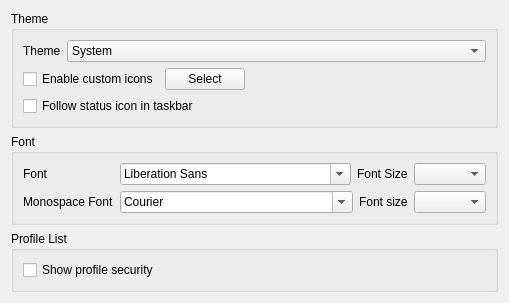
     <widget class="QWidget" name="tab_appearance">
      <attribute name="title">
       <string>Appearance</string>
      </attribute>
      <layout class="QVBoxLayout" name="verticalLayout_appearance">
       <item>
        <widget class="QGroupBox" name="theme_box">
         <property name="title">
          <string>Theme</string>
         </property>
         <layout class="QGridLayout" name="gridLayout_theme">
          <item row="0" column="0">
           <widget class="QLabel" name="label_8">
            <property name="sizePolicy">
             <sizepolicy hsizetype="Maximum" vsizetype="Maximum">
              <horstretch>0</horstretch>
              <verstretch>0</verstretch>
             </sizepolicy>
            </property>
            <property name="text">
             <string>Theme</string>
            </property>
           </widget>
          </item>
          <item row="0" column="1">
           <widget class="QComboBox" name="theme">
            <item>
             <property name="text">
              <string notr="true">System</string>
             </property>
            </item>
           </widget>
          </item>
          <item row="1" column="0" colspan="2">
           <layout class="QHBoxLayout" name="horizontalLayout_custom_icon">
            <item>
             <widget class="QCheckBox" name="enable_custom_icon">
              <property name="text">
               <string>Enable custom icons</string>
              </property>
             </widget>
            </item>
            <item>
             <widget class="QPushButton" name="select_custom_icon">
              <property name="text">
               <string>Select</string>
              </property>
             </widget>
            </item>
            <item>
             <spacer name="horizontalSpacer_custom_icon">
              <property name="orientation">
               <enum>Qt::Orientation::Horizontal</enum>
              </property>
              <property name="sizeHint" stdset="0">
               <size>
                <width>40</width>
                <height>20</height>
               </size>
              </property>
             </spacer>
            </item>
           </layout>
          </item>
          <item row="2" column="0" colspan="2">
           <widget class="QCheckBox" name="follow_status_in_taskbar">
            <property name="toolTip">
             <string>Show the connection status icon in the dock or taskbar.</string>
            </property>
            <property name="text">
             <string>Follow status icon in taskbar</string>
            </property>
           </widget>
          </item>
         </layout>
        </widget>
       </item>
       <item>
        <widget class="QGroupBox" name="font_box">
         <property name="title">
          <string>Font</string>
         </property>
         <layout class="QGridLayout" name="gridLayout_font">
          <item row="0" column="0">
           <widget class="QLabel" name="label_2">
            <property name="text">
             <string>Font</string>
            </property>
           </widget>
          </item>
          <item row="0" column="1">
           <layout class="QHBoxLayout" name="horizontalLayout_font" stretch="1,0,0">
            <item>
             <widget class="QFontComboBox" name="font"/>
            </item>
            <item>
             <widget class="QLabel" name="label_5">
              <property name="text">
               <string>Font Size</string>
              </property>
             </widget>
            </item>
            <item>
             <widget class="QComboBox" name="font_size"/>
            </item>
           </layout>
          </item>
          <item row="1" column="0">
           <widget class="QLabel" name="label_log_font">
            <property name="text">
             <string>Monospace Font</string>
            </property>
           </widget>
          </item>
          <item row="1" column="1">
           <layout class="QHBoxLayout" name="horizontalLayout_log_font" stretch="1,0,0">
            <item>
             <widget class="QFontComboBox" name="log_font_family">
              <property name="fontFilters">
               <set>QFontComboBox::FontFilter::MonospacedFonts</set>
              </property>
              <property name="toolTip">
               <string>Monospaced font for logs and code editors.</string>
              </property>
             </widget>
            </item>
            <item>
             <widget class="QLabel" name="label_log_font_size">
              <property name="text">
               <string>Font size</string>
              </property>
             </widget>
            </item>
            <item>
             <widget class="QComboBox" name="log_font_size">
             </widget>
            </item>
           </layout>
          </item>
         </layout>
        </widget>
       </item>
       <item>
        <widget class="QGroupBox" name="profile_list_box">
         <property name="title">
          <string>Profile List</string>
         </property>
         <layout class="QGridLayout" name="gridLayout_profile_list">
          <item row="0" column="0">
           <widget class="QCheckBox" name="show_config_security">
            <property name="toolTip">
             <string>Show each profile's security next to its type, e.g. Trojan (WebSocket+TLS).</string>
            </property>
            <property name="text">
             <string>Show profile security</string>
            </property>
           </widget>
          </item>
         </layout>
        </widget>
       </item>
       <item>
        <spacer name="verticalSpacer_appearance">
         <property name="orientation">
          <enum>Qt::Orientation::Vertical</enum>
         </property>
         <property name="sizeHint" stdset="0">
          <size>
           <width>20</width>
           <height>0</height>
          </size>
         </property>
        </spacer>
       </item>
      </layout>
     </widget>
